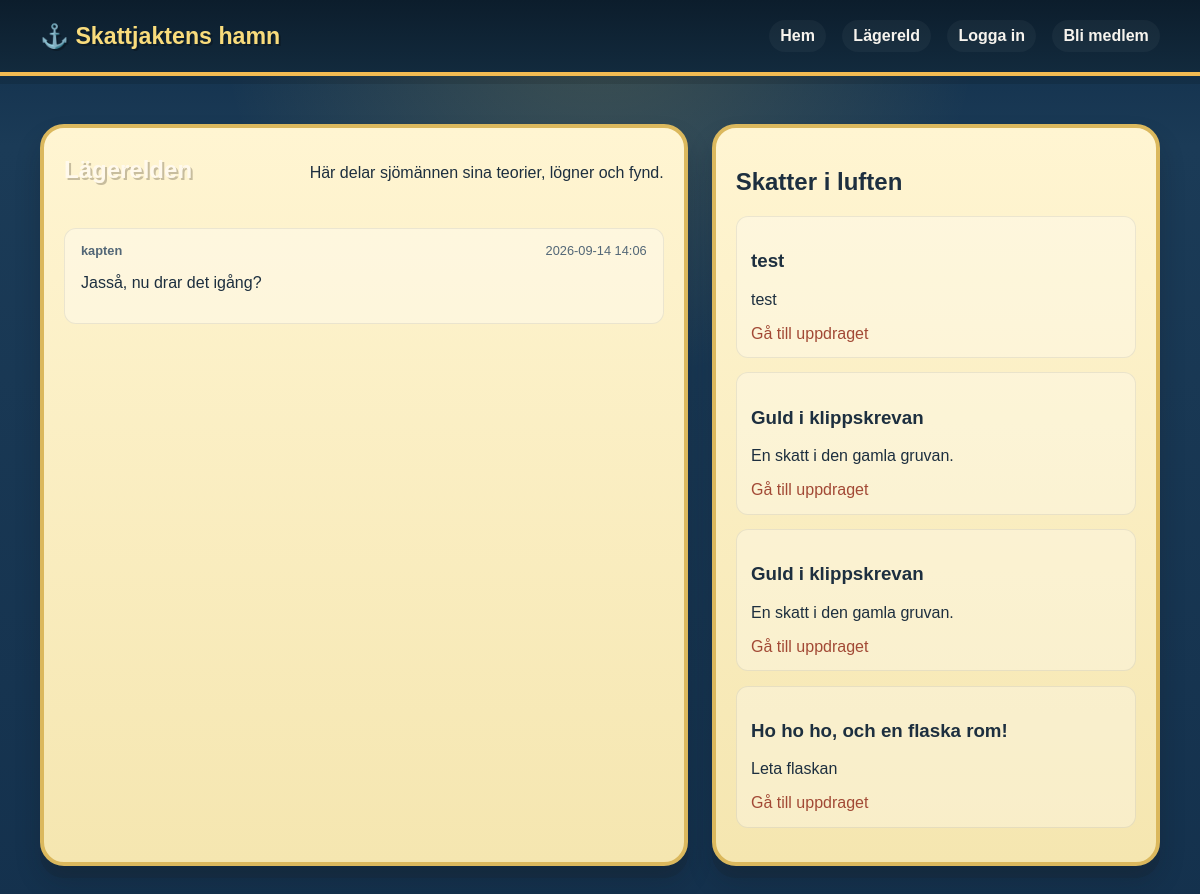
Page /campfire on the committed database.
### tables this page shows
CREATE TABLE comments (
            id INTEGER PRIMARY KEY AUTOINCREMENT,
            hunt_id INTEGER NOT NULL,
            user_id INTEGER NOT NULL,
            content TEXT NOT NULL,
            created_at TEXT NOT NULL DEFAULT CURRENT_TIMESTAMP,
            FOREIGN KEY(hunt_id) REFERENCES hunts(id),
            FOREIGN KEY(user_id) REFERENCES users(id)
        );

CREATE TABLE users (
            id INTEGER PRIMARY KEY AUTOINCREMENT,
            username TEXT NOT NULL UNIQUE,
            password_hash TEXT NOT NULL,
            role TEXT NOT NULL DEFAULT 'member',
            created_at TEXT NOT NULL DEFAULT CURRENT_TIMESTAMP
        );

CREATE TABLE hunts (
            id INTEGER PRIMARY KEY AUTOINCREMENT,
            user_id INTEGER NOT NULL,
            title TEXT NOT NULL,
            summary TEXT NOT NULL,
            content TEXT NOT NULL,
            image_url TEXT,
            location TEXT,
            difficulty TEXT,
            status TEXT NOT NULL DEFAULT 'draft',
            created_at TEXT NOT NULL DEFAULT CURRENT_TIMESTAMP,
            published_at TEXT, verification_code_hash TEXT, found_by_id INTEGER, found_by_username TEXT, found_at TEXT, duration_seconds INTEGER,
            FOREIGN KEY(user_id) REFERENCES users(id)
        );

### treasure.py (the view)
@app.route("/campfire")
def campfire():
    db = get_db()
    comments = db.execute(
        """
        SELECT c.*, u.username
        FROM comments c
        JOIN users u ON u.id = c.user_id
        ORDER BY c.created_at DESC
        """
    ).fetchall()
    hunts = db.execute(
        "SELECT * FROM hunts WHERE status = 'published' ORDER BY published_at DESC, id DESC"
    ).fetchall()
    return render_template("campfire.html", comments=comments, hunts=hunts, user=current_user())

### treasure.py (called while the page is built, shortened)
def get_db_path():
    if app.config.get("TESTING"):
        return os.path.join(os.path.dirname(__file__), "test_treasure.db")
    return app.config["DATABASE"]

def get_db():
    if "db" not in g:
        conn = sqlite3.connect(get_db_path())
        conn.row_factory = sqlite3.Row
        g.db = conn
    return g.db

def user_is_logged_in():
    return "user_id" in session

def current_user():
    if not user_is_logged_in():
        return None
    db = get_db()
    return db.execute(
        "SELECT * FROM users WHERE id = ?",
        (session["user_id"],),
    ).fetchone()

def ensure_admin_exists():
    db = get_db()
    admin_count = db.execute(
        "SELECT COUNT(*) AS count FROM users WHERE role = 'admin'"
    ).fetchone()["count"]
    if admin_count > 0:
        return

@app.before_request
def ensure_db():
    init_db()
    ensure_admin_exists()

### templates/campfire.html (shortened to what this page needs)
{% extends 'base.html' %}
{% block content %}
<section class="container section campfire-layout">
  <div class="campfire-panel">
    <div class="section-heading">
      <h1>Lägerelden</h1>
      <p>Här delar sjömännen sina teorier, lögner och fynd.</p>
    </div>
    {% for comment in comments %}
      <article class="comment">
        <div class="comment-head">
          <strong>{{ comment.username }}</strong>
          <span>{{ comment.created_at[:16] }}</span>
        </div>
        <p>{{ comment.content }}</p>
      </article>
    {% else %}
      <p>Ingen har sagt något vid elden ännu. Är det din tur att starta berättelsen?</p>
    {% endfor %}
  </div>
  <aside class="side-panel">
    <h2>Skatter i luften</h2>
    {% for hunt in hunts %}
      <div class="mini-card">
        <h3>{{ hunt.title }}</h3>
        <p>{{ hunt.summary }}</p>
        <a href="{{ url_for('treasure_detail', hunt_id=hunt.id) }}">Gå till uppdraget</a>
      </div>
    {% else %}
      <p>Inga publicerade skatter just nu.</p>
    {% endfor %}
  </aside>
</section>
{% endblock %}

### static/css/style.css (style rules this page uses)
:root { --bg: #0d2238; --bg-alt: #1e3a57; --panel: #fff3c9; --panel-strong: #f7d97d; --text: #1d2f3f; --muted: #536777; --gold: #ffd45a; --reef: #2ca5a1; --sand: #f6c76b; --ship: #a24935; --grass: #4f9d5a; --shadow: rgba(16, 22, 26, 0.2); --ink: #1d1a14; }
* { box-sizing: border-box; }
body { margin: 0; font-family: "Trebuchet MS", "Comic Sans MS", "Arial Rounded MT Bold", sans-serif; background: radial-gradient(circle at top, rgba(255, 214, 90, 0.18), transparent 35%), linear-gradient(180deg, #102d48 0%, #1b3b57 16%, #14314d 100%); color: var(--text); }
a { color: var(--ship); text-decoration: none; }
.container { width: min(1120px, calc(100% - 2rem)); margin: 0 auto; }
.section { padding: 3rem 0; }
.section-heading { display: flex; align-items: baseline; justify-content: space-between; gap: 1rem; margin-bottom: 1.5rem; }
.section-heading h2, .section-heading h1, .auth-card h1, .panel h2, .article-card h1 { margin-top: 0; color: #fff9ec; text-shadow: 2px 2px 0 rgba(35, 24, 9, 0.25); }
.card, .panel, .article-card, .auth-card, .comment-panel, .campfire-panel, .side-panel { background: linear-gradient(180deg, #fff5d2 0%, #f5e6b0 100%); border: 4px solid #dbb85d; border-radius: 24px; box-shadow: 0 12px 0 rgba(32, 21, 12, 0.1), 0 16px 26px var(--shadow); overflow: hidden; }
.meta-row, .status-row, .admin-actions, .comment-head { display: flex; justify-content: space-between; align-items: center; gap: 0.75rem; }
.dashboard-layout, .campfire-layout, .treasure-layout { display: grid; grid-template-columns: 1.3fr 0.9fr; gap: 1.5rem; }
.panel, .comment-panel, .campfire-panel, .side-panel { padding: 1.25rem; }
.mini-card { background: rgba(255,255,255,0.3); border: 1px solid rgba(16, 34, 51, 0.08); border-radius: 12px; padding: 0.9rem; margin-bottom: 0.9rem; }
.comment { background: rgba(255,255,255,0.35); border: 1px solid rgba(16, 34, 51, 0.08); border-radius: 12px; padding: 0.9rem 1rem; margin-bottom: 0.9rem; }
.comment-head { color: var(--muted); font-size: 0.8rem; margin-bottom: 0.5rem; }

### rows in the picture
comments: username "kapten", created_at "2026-09-14 14:06", content "Jasså, nu drar det igång?"
hunts: title "test", summary "test"
hunts: title "Guld i klippskrevan", summary "En skatt i den gamla gruvan."
hunts: title "Guld i klippskrevan", summary "En skatt i den gamla gruvan."
hunts: title "Ho ho ho, och en flaska rom!", summary "Leta flaskan"
